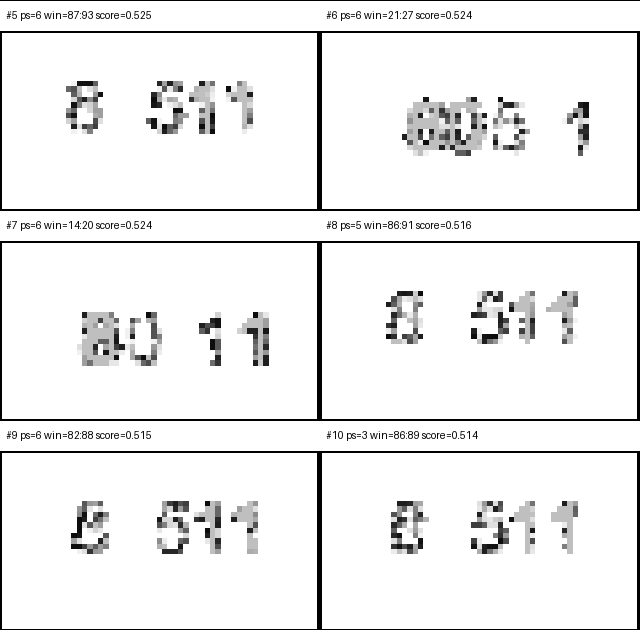
#> input picture assets/version_2_attack.png, 640 x 630 px
$ python attack_variance.py assets/version_2_attack.png
#> lines starting #> are read from the running program, lines starting #| are printed output that depends on the picture
### attack_bench.py
#!/usr/bin/env python3
"""Benchmark the block-flow reconstruction attack against GOTCHA videos."""

from __future__ import annotations

import argparse
import json
import math
import time
from pathlib import Path

try:
    import imageio.v2 as imageio
    import numpy as np
    from PIL import Image
except ImportError as exc:
    raise SystemExit(
        "Missing dependency. Install with: pip install numpy pillow imageio imageio-ffmpeg"
    ) from exc


DEFAULT_OUTPUT_DIR = "attack_bench"
DEFAULT_DOWNSCALE = 0.25
DEFAULT_BLOCK_SIZE = 8
DEFAULT_SEARCH_RADIUS = 3
DEFAULT_PAIR_STEP = 1
DEFAULT_MAX_PAIRS = 1
DEFAULT_WINDOW_SIZE = 0
DEFAULT_WINDOW_STRIDE = 1


# [171 lines left out: functions parse_args, validate_args, rgb_to_grayscale, resize_grayscale, load_video_frames, not called in this run]


def normalize_image(image: np.ndarray) -> np.ndarray:
    finite = np.nan_to_num(image.astype(np.float32), nan=0.0, posinf=0.0, neginf=0.0)
    low, high = np.percentile(finite, [1, 99])
    if high - low < 1e-6:
        return np.zeros_like(finite, dtype=np.float32)
    normalized = (finite - low) / (high - low)
    return np.clip(normalized, 0.0, 1.0).astype(np.float32)


def otsu_separation_score(image: np.ndarray) -> float:
    histogram, _ = np.histogram(image, bins=256, range=(0.0, 1.0))
    total = histogram.sum()
    if total == 0:
        return 0.0

    probability = histogram.astype(np.float64) / total
    values = np.linspace(0.0, 1.0, num=256, dtype=np.float64)
    omega = np.cumsum(probability)
    mu = np.cumsum(probability * values)
    mu_total = mu[-1]
    sigma_total = np.sum(((values - mu_total) ** 2) * probability)
    if sigma_total <= 1e-12:
        return 0.0

    sigma_between = ((mu_total * omega - mu) ** 2) / np.maximum(omega * (1.0 - omega), 1e-12)
    return float(np.max(sigma_between) / sigma_total)


def image_metrics(image: np.ndarray) -> dict[str, float]:
    p05, p50, p95 = np.percentile(image, [5, 50, 95])
    grad_y, grad_x = np.gradient(image)
    edge_energy = np.mean(np.hypot(grad_x, grad_y))
    return {
        "p05": round(float(p05), 6),
        "p50": round(float(p50), 6),
        "p95": round(float(p95), 6),
        "contrast_span": round(float(p95 - p05), 6),
        "edge_energy": round(float(edge_energy), 6),
        "otsu_separation": round(otsu_separation_score(image), 6),
    }


def readability_proxy_score(metrics: dict[str, float]) -> float:
    normalized_edge = min(1.0, metrics["edge_energy"] * 4.0)
    score = (
        0.45 * normalized_edge
        + 0.35 * metrics["contrast_span"]
        + 0.20 * metrics["otsu_separation"]
    )
    return round(float(score), 6)


def save_grayscale_png(image: np.ndarray, output_path: Path) -> None:
    output_path.parent.mkdir(parents=True, exist_ok=True)
    png = Image.fromarray(np.clip(image * 255.0, 0.0, 255.0).astype(np.uint8))
    png.save(output_path)


# [258 lines left out: functions block_sum, estimate_block_motion, expand_blocks, sampled_pair_indices, block_flow_fields, block_flow_angle_attack and 4 more, not called in this run]


# [2 lines that do not run on import are left out]

### attack_variance.py
#!/usr/bin/env python3
"""Variance-based static-frame attack on GOTCHA videos.

This attack exploits a statistical fingerprint left by mismatched grain sizes:
text regions drawn with a different noise grain than the background exhibit
a different local-variance profile.  Computing each pixel's absolute deviation
from its local mean, then smoothing the result, reveals the hidden glyphs
without any temporal information.

When run against a video, the attack processes every frame independently,
ranks them by signal quality, and saves the best results as a montage.
Phase-sliced reveals hide some digits per frame, but the top frames
collectively reveal all of them.

Usage:
    python attack_variance.py defended.mp4 --output-dir attack_runs/variance
    python attack_variance.py frame.png --output-dir attack_runs/variance_frame
    python attack_variance.py defended.mp4 --diagnostic --output-dir attack_runs/variance
"""

from __future__ import annotations

import argparse
import csv
import json
import math
import time
from pathlib import Path

try:
    import imageio.v2 as imageio
    import numpy as np
    from PIL import Image, ImageFilter
except ImportError as exc:
    raise SystemExit(
        "Missing dependency. Install with: pip install numpy pillow imageio imageio-ffmpeg"
    ) from exc

from attack_bench import (
    image_metrics,
    normalize_image,
    readability_proxy_score,
    save_grayscale_png,
)
from attack_pair_sweep import tile_with_label

DEFAULT_OUTPUT_DIR = "attack_variance"
DEFAULT_KERNEL_SIZE = 3
DEFAULT_BLUR_SIGMA = 8.0
DEFAULT_TOP_K = 12

VIDEO_EXTENSIONS = frozenset((".mp4", ".avi", ".mov", ".mkv", ".webm", ".gif"))


def parse_args() -> argparse.Namespace:
    parser = argparse.ArgumentParser(
        description=(
            "Run the variance attack against a GOTCHA clip or single frame.  "
            "Exploits grain-size mismatch between text and background."
        )
    )
    parser.add_argument("input", help="Input video or image path.")
    parser.add_argument(
        "--output-dir",
        default=DEFAULT_OUTPUT_DIR,
        help=f"Directory for output artifacts (default {DEFAULT_OUTPUT_DIR}).",
    )
    parser.add_argument(
        "--report-name",
        default="report.json",
        help="JSON report filename written inside --output-dir.",
    )
    parser.add_argument(
        "--summary-name",
        default="summary.csv",
        help="CSV summary filename written inside --output-dir.",
    )
    parser.add_argument(
        "--kernel",
        type=int,
        default=DEFAULT_KERNEL_SIZE,
        help="Local-mean kernel size for the deviation step (default 3).",
    )
    parser.add_argument(
        "--sigma",
        type=float,
        default=DEFAULT_BLUR_SIGMA,
        help="Gaussian blur strength for smoothing the deviation field (default 8).",
    )
    parser.add_argument(
        "--frame-step",
        type=int,
        default=1,
        help="Keep every Nth frame from video input (default 1).",
    )
    parser.add_argument(
        "--max-frames",
        type=int,
        default=0,
        help="Maximum frames to process, 0 means all (default 0).",
    )
    parser.add_argument(
        "--top-k",
        type=int,
        default=DEFAULT_TOP_K,
        help="How many highest-scoring frames to save and include in the montage (default 12).",
    )
    parser.add_argument(
        "--montage-cols",
        type=int,
        default=4,
        help="Number of columns in the top-k montage (default 4).",
    )
    parser.add_argument(
        "--diagnostic",
        action="store_true",
        help="Save intermediate stages for the first frame.",
    )
    args = parser.parse_args()
    validate_args(args)
    return args


def validate_args(args: argparse.Namespace) -> None:
    if args.kernel <= 0:
        raise SystemExit("--kernel must be positive.")
    if args.kernel % 2 == 0:
        raise SystemExit("--kernel must be odd.")
    if args.sigma <= 0:
        raise SystemExit("--sigma must be positive.")
    if args.frame_step <= 0:
        raise SystemExit("--frame-step must be positive.")
    if args.max_frames < 0:
        raise SystemExit("--max-frames must be 0 or greater.")
    if args.top_k < 0:
        raise SystemExit("--top-k must be 0 or greater.")
    if args.montage_cols <= 0:
        raise SystemExit("--montage-cols must be positive.")


def is_video_path(path: Path) -> bool:
    return path.suffix.lower() in VIDEO_EXTENSIONS


def extract_signal(
    gray: np.ndarray,
    kernel_size: int = DEFAULT_KERNEL_SIZE,
    blur_sigma: float = DEFAULT_BLUR_SIGMA,
) -> np.ndarray:
    """Recover hidden glyph field from a single grayscale uint8 frame.

    1. Compute absolute deviation from local mean (BoxBlur).
    2. Smooth the deviation field (GaussianBlur).

    Returns an unnormalized float32 field.  Caller handles normalization.
    """
    img = Image.fromarray(gray)
    box_radius = max(1, (kernel_size - 1) // 2)
    local_mean = np.array(
        img.filter(ImageFilter.BoxBlur(radius=box_radius)),
        dtype=np.float32,
    )
    deviation = np.abs(gray.astype(np.float32) - local_mean)
    dev_img = Image.fromarray(np.clip(deviation, 0, 255).astype(np.uint8))
    blur_radius = max(1, int(round(blur_sigma)))
    return np.array(
        dev_img.filter(ImageFilter.GaussianBlur(radius=blur_radius)),
        dtype=np.float32,
    )


def load_image_grayscale(path: Path) -> np.ndarray:
    return np.array(Image.open(path).convert("L"), dtype=np.uint8)


# [203 lines left out: functions load_video_grayscale, analyze_frames, save_ranked_images, save_variance_montage, scrub_candidates, write_summary_csv and 2 more, not called in this run]


def run_frame_attack(args: argparse.Namespace) -> dict:
    input_path = Path(args.input)
    output_dir = Path(args.output_dir)
    output_dir.mkdir(parents=True, exist_ok=True)

    gray = load_image_grayscale(input_path)
#> in load_image_grayscale, returned value is the input picture: shape (630, 640); min 0, max 255, mean 238.3
    if args.diagnostic:
        save_diagnostics(gray, args.kernel, args.sigma, output_dir / "diagnostic")

    start = time.perf_counter()
    signal = extract_signal(gray, args.kernel, args.sigma)
#> in extract_signal, `local_mean = np.array( img.filter(ImageFilter.BoxBlur(radius=box_radiu..`:
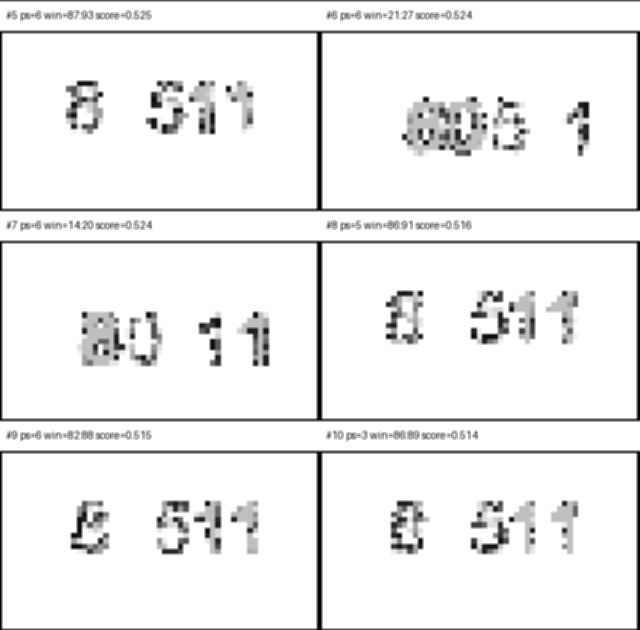
#> local_mean: shape (630, 640) float32; min 0, max 255, mean 238.3
#> in extract_signal, `deviation = np.abs(gray.astype(np.float32) - local_mean)`:
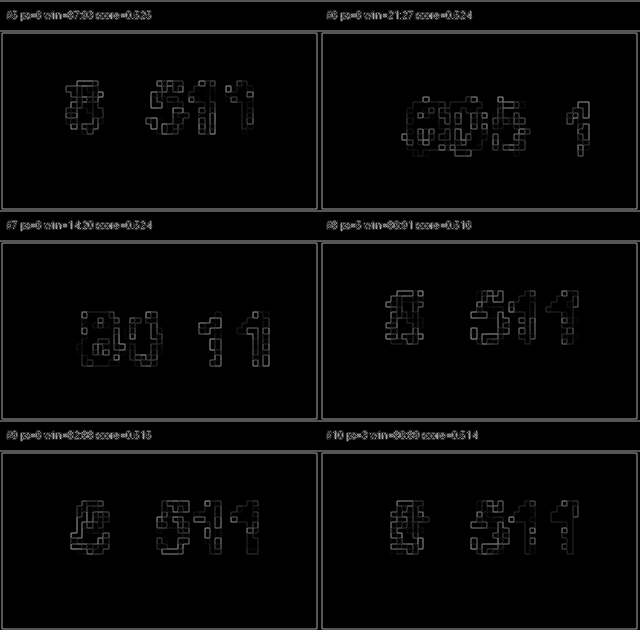
#> deviation: shape (630, 640) float32; min 0, max 187, mean 7
#> in extract_signal, `return np.array( dev_img.filter(ImageFilter.GaussianBlur(radius=blur_r..`:
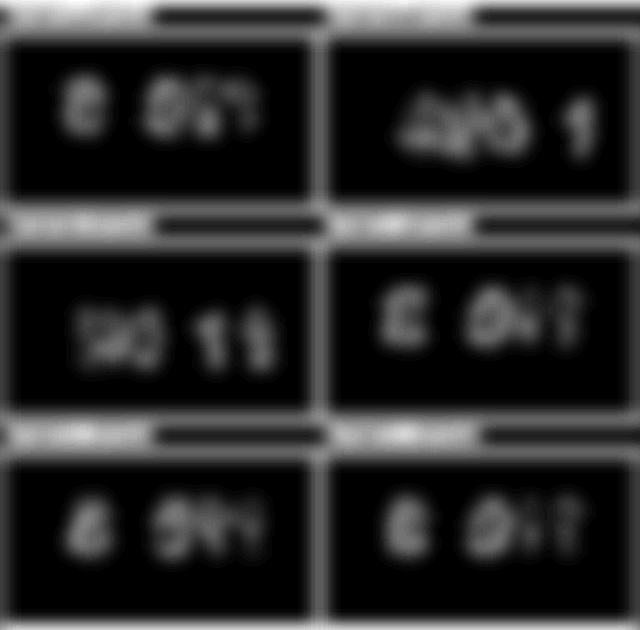
#> returned value: shape (630, 640) float32; min 0, max 42, mean 7.3; drawn with min black and max white
    normalized = normalize_image(signal)
#> in normalize_image, `low, high = np.percentile(finite, [1, 99])`: low = 0; high = 33
#> in normalize_image, `return np.clip(normalized, 0.0, 1.0).astype(np.float32)`:
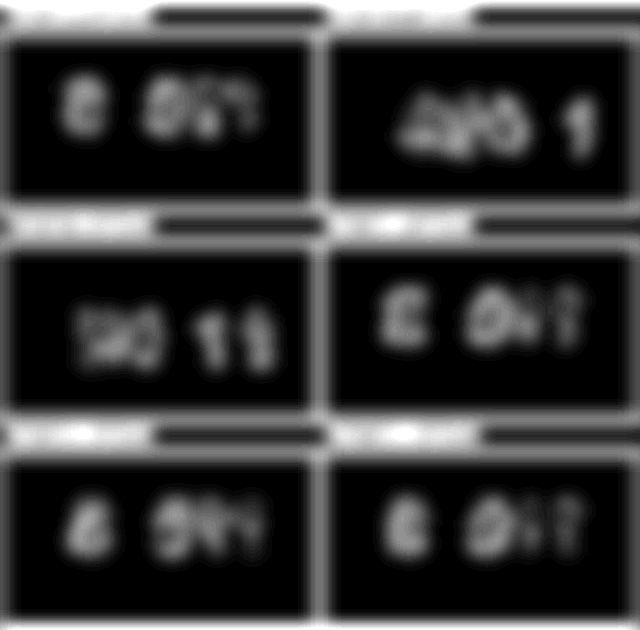
#> returned value: shape (630, 640) float32; min 0, max 1, mean 0.219
    elapsed = time.perf_counter() - start

    metrics = image_metrics(normalized)
#> in image_metrics, `p05, p50, p95 = np.percentile(image, [5, 50, 95])`: p05 = 0; p50 = 0.121; p95 = 0.788
#> in image_metrics, `grad_y, grad_x = np.gradient(image)`:
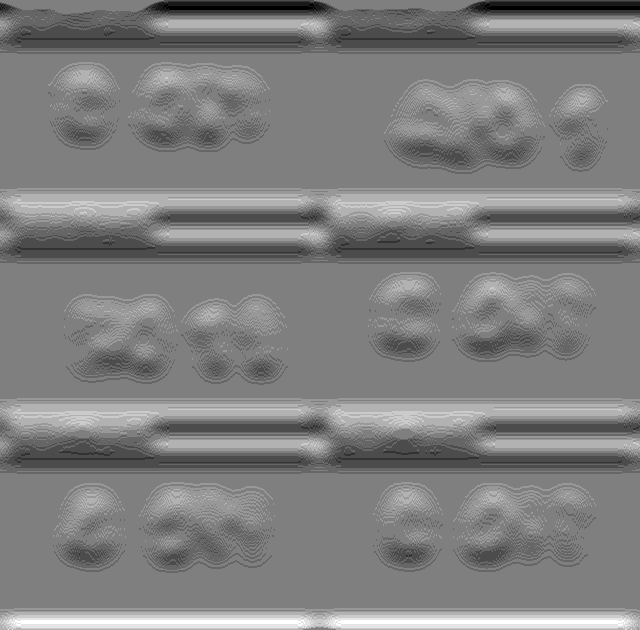
#> grad_y: shape (630, 640) float32; min -0.0758, max 0.0758, mean 4.66e-06; drawn with min black and max white
#> in image_metrics, `grad_y, grad_x = np.gradient(image)`:
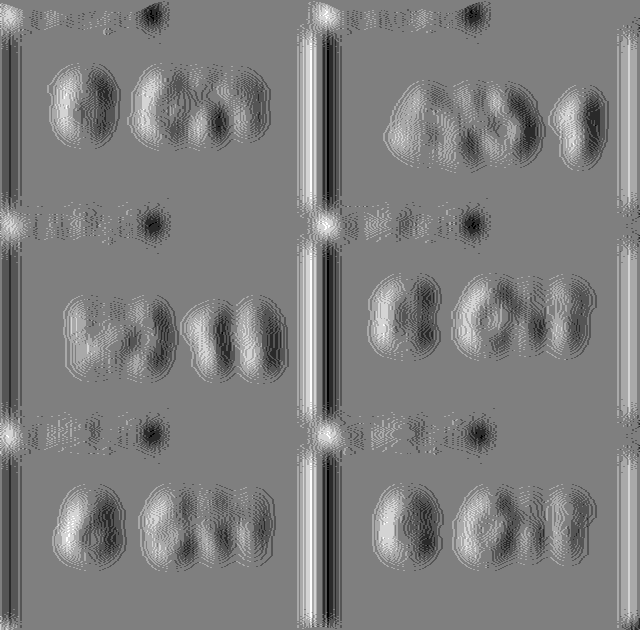
#> grad_x: shape (630, 640) float32; min -0.0455, max 0.0455, mean -4.54e-05; drawn with min black and max white
#> in image_metrics, `edge_energy = np.mean(np.hypot(grad_x, grad_y))`: edge_energy = 0.0148
#> in otsu_separation_score, `histogram, _ = np.histogram(image, bins=256, range=(0.0, 1.0))`: histogram = 256 values, max 131003 at index 0, min 0 at index 1, mean 1575
#> in otsu_separation_score, `total = histogram.sum()`: total = 403200
#> in otsu_separation_score, `probability = histogram.astype(np.float64) / total`: probability = 256 values, max 0.325 at index 0, min 0 at index 1, mean 0.00391
#> in otsu_separation_score, `omega = np.cumsum(probability)`: omega = 256 values from 0.325 to 1
#> in otsu_separation_score, `mu = np.cumsum(probability * values)`: mu = 256 values from 0 to 0.219
#> in otsu_separation_score, `mu_total = mu[-1]`: mu_total = 0.219
#> in otsu_separation_score, `sigma_total = np.sum(((values - mu_total) ** 2) * probability)`: sigma_total = 0.0653
#> in otsu_separation_score, `sigma_between = ((mu_total * omega - mu) ** 2) / np.maximum(omega * (1..`: sigma_between = 256 values, max 0.0473 at index 77, min 0 at index 255, mean 0.0334
    score = readability_proxy_score(metrics)
    output_path = output_dir / "variance_attack.png"
    save_grayscale_png(normalized, output_path)

    return {
        "algorithm": "variance",
        "input": str(input_path),
        "mode": "frame",
        "frame_count": 1,
        "parameters": {
            "kernel_size": args.kernel,
            "blur_sigma": args.sigma,
        },
        "seconds": round(elapsed, 4),
        "selection_score": score,
        "metrics": metrics,
        "output_image": str(output_path),
    }


# [13 lines left out: function print_video_summary, not called in this run]


def print_frame_summary(result: dict) -> None:
    metrics = result["metrics"]
    print(
        f"{'mode':<8} {'seconds':>8} {'score':>8} {'otsu':>8}  output"
    )
    print(
        f"{'frame':<8} "
        f"{result['seconds']:>8.4f} "
        f"{result['selection_score']:>8.4f} "
        f"{metrics['otsu_separation']:>8.4f}  "
        f"{result['output_image']}"
    )


def main() -> None:
    args = parse_args()
    input_path = Path(args.input)
    if not input_path.exists():
        raise SystemExit(f"Input does not exist: {input_path}")

    if is_video_path(input_path):
        result = run_video_attack(args)
        print_video_summary(result, args.top_k)
    else:
        result = run_frame_attack(args)
#> in run_frame_attack, `metrics = image_metrics(normalized)`: metrics = {'p05': 0, 'p50': 0.121, 'p95': 0.788, 'contrast_span': 0.788, 'edge_energy': 0.0148, 'otsu_separation': 0.725}
#> in readability_proxy_score, `normalized_edge = min(1.0, metrics["edge_energy"] * 4.0)`: normalized_edge = 0.0591
#> in readability_proxy_score, `score = ( 0.45 * normalized_edge + 0.35 * metrics["contrast_span"] + 0..`: score = 0.447
#> result = 9 items
        print_frame_summary(result)
#| frame      0.1605   0.4474   0.7250  attack_variance/variance_attack.png

    output_dir = Path(args.output_dir)
    report_path = output_dir / args.report_name
    report_path.write_text(json.dumps(result, indent=2) + "\n", encoding="utf-8")
    print(f"\nWrote report to {report_path}")


if __name__ == "__main__":
    main()
